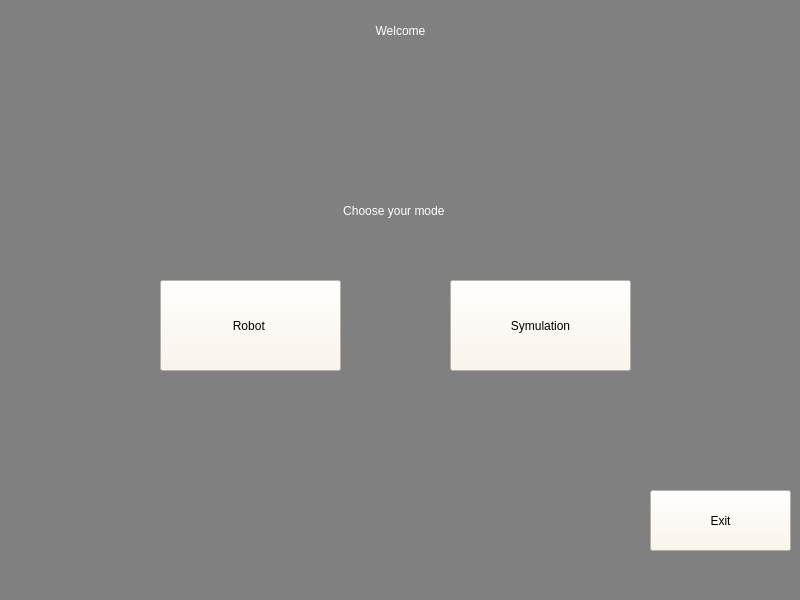
<?xml version="1.0" encoding="UTF-8"?>
<ui version="4.0">
 <class>Screen_Welcome</class>
 <widget class="QMainWindow" name="Screen_Welcome">
  <property name="geometry">
   <rect>
    <x>0</x>
    <y>0</y>
    <width>800</width>
    <height>600</height>
   </rect>
  </property>
  <property name="windowTitle">
   <string>Screen_Welcome</string>
  </property>
  <property name="styleSheet">
   <string notr="true">background-color: black;</string>
  </property>
  <widget class="QWidget" name="centralwidget">
   <widget class="QStackedWidget" name="stackedWidget">
    <property name="geometry">
     <rect>
      <x>0</x>
      <y>-20</y>
      <width>801</width>
      <height>621</height>
     </rect>
    </property>
    <property name="styleSheet">
     <string notr="true">background-color:grey;</string>
    </property>
    <widget class="QWidget" name="page">
     <widget class="QLabel" name="label_Welcome">
      <property name="geometry">
       <rect>
        <x>0</x>
        <y>10</y>
        <width>801</width>
        <height>81</height>
       </rect>
      </property>
      <property name="styleSheet">
       <string notr="true">color:rgb(255, 255, 255);
font: 75 22pt &quot;MS Shell Dlg 2&quot;;</string>
      </property>
      <property name="text">
       <string>Welcome</string>
      </property>
      <property name="scaledContents">
       <bool>false</bool>
      </property>
      <property name="alignment">
       <set>Qt::AlignCenter</set>
      </property>
     </widget>
     <widget class="QPushButton" name="butt_Sym">
      <property name="geometry">
       <rect>
        <x>450</x>
        <y>300</y>
        <width>181</width>
        <height>91</height>
       </rect>
      </property>
      <property name="styleSheet">
       <string notr="true">background-color:rgb(255, 246, 230);
font: 75 16pt &quot;MS Shell Dlg 2&quot;;</string>
      </property>
      <property name="text">
       <string>Symulation</string>
      </property>
     </widget>
     <widget class="QPushButton" name="butt_Rob">
      <property name="geometry">
       <rect>
        <x>160</x>
        <y>300</y>
        <width>181</width>
        <height>91</height>
       </rect>
      </property>
      <property name="styleSheet">
       <string notr="true">background-color:rgb(255, 246, 230);
font: 75 16pt &quot;MS Shell Dlg 2&quot;;</string>
      </property>
      <property name="text">
       <string>Robot </string>
      </property>
     </widget>
     <widget class="QLabel" name="label_Mode">
      <property name="geometry">
       <rect>
        <x>300</x>
        <y>200</y>
        <width>191</width>
        <height>61</height>
       </rect>
      </property>
      <property name="styleSheet">
       <string notr="true">color:rgb(255, 255, 255);
font: 75 14pt &quot;MS Shell Dlg 2&quot;;</string>
      </property>
      <property name="text">
       <string>Choose your mode </string>
      </property>
      <property name="alignment">
       <set>Qt::AlignCenter</set>
      </property>
     </widget>
     <widget class="QPushButton" name="butt_Exit">
      <property name="geometry">
       <rect>
        <x>650</x>
        <y>510</y>
        <width>141</width>
        <height>61</height>
       </rect>
      </property>
      <property name="styleSheet">
       <string notr="true">background-color:rgb(255, 246, 230);
font: 75 16pt &quot;MS Shell Dlg 2&quot;;</string>
      </property>
      <property name="text">
       <string>Exit</string>
      </property>
     </widget>
    </widget>
   </widget>
  </widget>
 </widget>
 <resources/>
 <connections/>
</ui>
